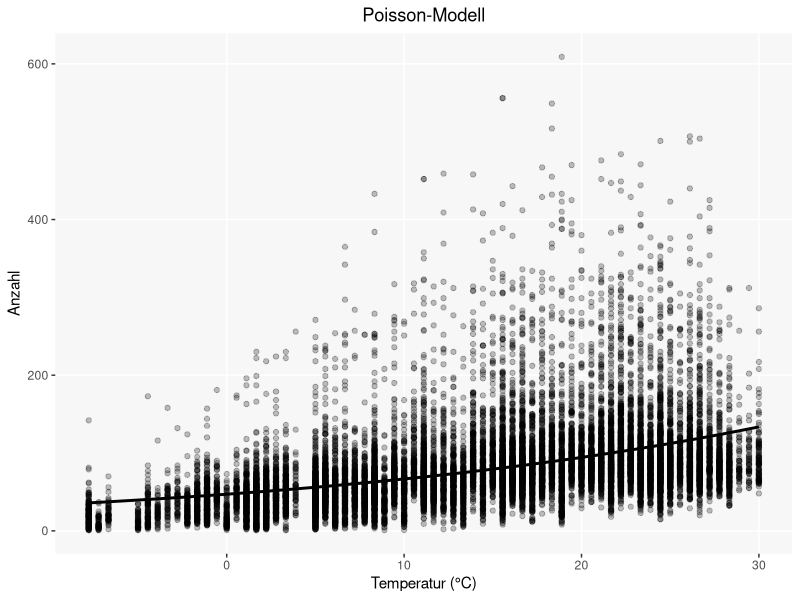
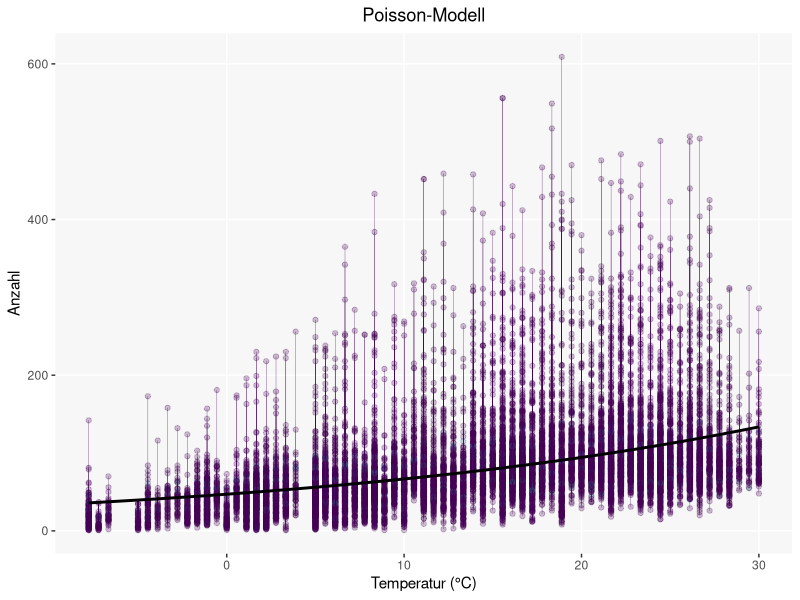

The R source for these figures, in order: (Note: this script raises an error after producing the figures.)
## Benötigte Pakete laden
# install.packages("lme4")
# install.packages("ggplot2")
# install.packages("dplyr")
# install.packages("scales")
library(lme4)
library(ggplot2)
library(dplyr)
library(scales)

## Daten importieren
data <- read.csv("./Bike_Sharing.csv") # Pfad anpassen
data$Station <- as.factor(data$Station) # Station faktorisieren
head(data)
dim(data)

## Farbpalette mit 5 Farben erstellen
stations <- c("31229", "31603", "31124", "31245", "31125")
pal <- viridis_pal()(5)
col <- rep(pal[1], nrow(data))
col[which(data$Station == stations[2])] <- pal[2]
col[which(data$Station == stations[3])] <- pal[3]
col[which(data$Station == stations[4])] <- pal[4]
col[which(data$Station == stations[5])] <- pal[5]

## Poisson-Modell (Folie 5)

# Modell schätzen
mod_1 <- glm(Anzahl ~ Temperatur, family = "poisson", data = data)

## Geschätztes Modell
ggplot(data = data) +
  geom_point(aes(x = Temperatur, y = Anzahl), alpha = 0.25, size = 1.5) +
  geom_line(aes(x = Temperatur, y = mod_1$fitted), size = 1) +
  xlab("Temperatur (°C)") + ylab("Anzahl") + ggtitle("Poisson-Modell") +
  theme(plot.title = element_text(hjust = 0.5), 
        panel.background = element_rect(fill = "gray97"), 
        panel.grid.major = element_line(colour = "white"), 
        panel.grid.minor = element_blank(), 
        panel.border = element_blank(), 
        legend.position = "none")

## Poisson-Modell mit Residuen (Folie 6)

## Modell mit Residuen
ggplot(data = data) +
  geom_point(aes(x = Temperatur, y = Anzahl), col = col, alpha = 0.25, size = 1.5) +
  geom_segment(aes(x = Temperatur, xend = Temperatur, y = mod_1$fitted, yend = Anzahl), color = col, size = 0.1) +
  geom_line(aes(x = Temperatur, y = mod_1$fitted), size = 1) +
  xlab("Temperatur (°C)") + ylab("Anzahl") + ggtitle("Poisson-Modell") + 
  theme(plot.title = element_text(hjust = 0.5), 
        panel.background = element_rect(fill = "gray97"), 
        panel.grid.major = element_line(colour = "white"), 
        panel.grid.minor = element_blank(), 
        panel.border = element_blank(), 
        legend.position = "none")

## Residuenverteilung (Folie 6):

## Residuen berechnen und als neue Spalte zu den Daten hinzufügen
residuals_mod_1 <- cbind(data, residuals = data$Anzahl - fitted(mod_1))

## Residuenverteilung
ggplot(residuals_mod_1) +
  geom_histogram(aes(x = residuals, y = ..density.., fill = Station), bins = 40, position = "identity") +
  geom_density(aes(x = residuals, y = after_stat(density), group = Station, color = Station), size = 1) +
  scale_fill_manual(values = alpha(pal[c(3, 5, 1, 4, 2)], 0.25)) +
  scale_color_manual(values = pal[c(3, 5, 1, 4, 2)]) +
  geom_vline(xintercept = 0, size = 1, linetype = "dashed") +
  xlab("Residuen") + ylab("Dichte") + ggtitle("Residuenverteilung") +
  theme(plot.title = element_text(hjust = 0.5), 
        panel.background = element_rect(fill = "gray97"), 
        panel.grid.major = element_line(colour = "white"), 
        panel.grid.minor = element_blank(), 
        panel.border = element_blank(), 
        legend.position = "none")

## Random Intercept-Modell (Folie 8)

## Modell schätzen
mod_2 <- glmer(Anzahl ~ scale(Temperatur) + (1 | Station), data = data, family = "poisson", control = glmerControl(optimizer = "Nelder_Mead"))

## Gefittete Werte berechnen
y_hat_1 = predict(mod_2, type = "response", newdata = data.frame(Temperatur = data$Temperatur, Station = stations[1]))
y_hat_2 = predict(mod_2, type = "response", newdata = data.frame(Temperatur = data$Temperatur, Station = stations[2]))
y_hat_3 = predict(mod_2, type = "response", newdata = data.frame(Temperatur = data$Temperatur, Station = stations[3]))
y_hat_4 = predict(mod_2, type = "response", newdata = data.frame(Temperatur = data$Temperatur, Station = stations[4]))
y_hat_5 = predict(mod_2, type = "response", newdata = data.frame(Temperatur = data$Temperatur, Station = stations[5]))

## Geschätztes Modell
ggplot(data = data) +
  geom_point(aes(x = Temperatur, y = Anzahl), col = col, alpha = 0.25, size = 1.5) +
  geom_line(aes(x = seq(min(Temperatur), max(Temperatur), length = 1821), y = exp(fixef(mod_2)[1] + fixef(mod_2)[2] * scale(seq(min(Temperatur), max(Temperatur), length = 1821)))), size = 1, linetype = "dashed") + 
  geom_line(aes(x = Temperatur, y = y_hat_1), col = pal[1], size = 1) +
  geom_line(aes(x = Temperatur, y = y_hat_2), col = pal[2], size = 1) +
  geom_line(aes(x = Temperatur, y = y_hat_3), col = pal[3], size = 1) +
  geom_line(aes(x = Temperatur, y = y_hat_4), col = pal[4], size = 1) +
  geom_line(aes(x = Temperatur, y = y_hat_5), col = pal[5], size = 1) +
  xlab("Temperatur (°C)") + ylab("Anzahl") + ggtitle("Random Intercept-Modell") +
  theme(plot.title = element_text(hjust = 0.5), 
        panel.background = element_rect(fill = "gray97"), 
        panel.grid.major = element_line(colour = "white"), 
        panel.grid.minor = element_blank(), 
        panel.border = element_blank(), 
        legend.position = "none")

## Modell mit Residuen (Folie 9)
ggplot(data = data) +
  geom_point(aes(x = Temperatur, y = Anzahl), col = col, alpha = 0.25, size = 1.5) + 
  geom_line(aes(x = Temperatur, y = predict_mod21), col = pal[1], size = 1) +
  geom_line(aes(x = Temperatur, y = predict_mod22), col = pal[2], size = 1) +
  geom_line(aes(x = Temperatur, y = predict_mod23), col = pal[3], size = 1) +
  geom_line(aes(x = Temperatur, y = predict_mod24), col = pal[4], size = 1) +
  geom_line(aes(x = Temperatur, y = predict_mod25), col = pal[5], size = 1) + 
  geom_segment(aes(x = Temperatur, xend = Temperatur, y = fitted(mod_2), yend = Anzahl), color = col, size = 0.1) +
  geom_line(aes(x = seq(min(Temperatur), max(Temperatur), length = 1821), y = exp(fixef(mod_2)[1] + fixef(mod_2)[2] * scale(seq(min(Temperatur), max(Temperatur), length = 1821)))), size = 1, linetype = "dashed") +
  xlab("Temperatur (°C)") + ylab("Anzahl") + ggtitle("Random Intercept-Modell") +
  theme(plot.title = element_text(hjust = 0.5), 
        panel.background = element_rect(fill = "gray97"), 
        panel.grid.major = element_line(colour = "white"), 
        panel.grid.minor = element_blank(), 
        panel.border = element_blank(), 
        legend.position = "none")

## Residuenverteilung (Folie 9)

## Residuen berechnen und als neue Spalte zu den Daten hinzufügen
residuals_mod_2 <- cbind(data, residuals = data$Anzahl - fitted(mod_2))

## Residuenverteilung
ggplot(residuals_mod_2) +
  geom_histogram(aes(x = residuals, y = ..density.., fill = Station), bins = 40, position = "identity") +
  geom_density(aes(x = residuals, y = after_stat(density), group = Station, color = Station), size = 1) +
  scale_fill_manual(values = alpha(pal[c(3, 5, 1, 4, 2)], 0.25)) +
  scale_color_manual(values = pal[c(3, 5, 1, 4, 2)]) +
  geom_vline(xintercept = 0, size = 1, linetype = "dashed") +
  xlab("Residuen") + ylab("Dichte") + ggtitle("Residuenverteilung") +
  theme(plot.title = element_text(hjust = 0.5), 
        panel.background = element_rect(fill = "gray97"), 
        panel.grid.major = element_line(colour = "white"), 
        panel.grid.minor = element_blank(), 
        panel.border = element_blank(), 
        legend.position = "none")

## Random Slope-Modell (Folie 11)

## Modell schätzen
mod_3 <- glmer(Anzahl ~ scale(Temperatur) + (scale(Temperatur) | Station), family = "poisson", control = glmerControl(optimizer = "Nelder_Mead"), data = data)

## Gefittete Werte berechnen
y_hat_1 = predict(mod_3, type = "response", newdata = data.frame(Temperatur = data$Temperatur, Station = stations[1]))
y_hat_2 = predict(mod_3, type = "response", newdata = data.frame(Temperatur = data$Temperatur, Station = stations[2]))
y_hat_3 = predict(mod_3, type = "response", newdata = data.frame(Temperatur = data$Temperatur, Station = stations[3]))
y_hat_4 = predict(mod_3, type = "response", newdata = data.frame(Temperatur = data$Temperatur, Station = stations[4]))
y_hat_5 = predict(mod_3, type = "response", newdata = data.frame(Temperatur = data$Temperatur, Station = stations[5]))

## Geschätztes Modell
ggplot(data = data) +
  geom_point(aes(x = Temperatur, y = Anzahl), col = col, alpha = 0.25, size = 1.5) + 
  geom_line(aes(x = Temperatur, y = y_hat_1), col = pal[1], size = 1) +
  geom_line(aes(x = Temperatur, y = y_hat_2), col = pal[2], size = 1) +
  geom_line(aes(x = Temperatur, y = y_hat_3), col = pal[3], size = 1) +
  geom_line(aes(x = Temperatur, y = y_hat_4), col = pal[4], size = 1) +
  geom_line(aes(x = Temperatur, y = y_hat_5), col = pal[5], size = 1) +
  geom_line(aes(x = seq(min(Temperatur), max(Temperatur), length = 1821), y = exp(fixef(mod_3)[1] + fixef(mod_3)[2] * scale(seq(min(Temperatur), max(Temperatur), length = 1821)))), size = 1, linetype = "dashed") +
  xlab("Temperatur (°C)") + ylab("Anzahl") + ggtitle("Random Slope-Modell") +
  theme(plot.title = element_text(hjust = 0.5), 
        panel.background = element_rect(fill = "gray97"), 
        panel.grid.major = element_line(colour = "white"), 
        panel.grid.minor = element_blank(), 
        panel.border = element_blank(), 
        legend.position = "none")

## Modell mit Residuen (Folie 12)
plot_4b <- ggplot(data = data) +
  geom_point(aes(x = Temperatur, y = Anzahl), col = col, alpha = 0.25, size = 1.5) + 
  geom_line(aes(x = Temperatur, y = predict_mod31), col = pal[1], size = 1) +
  geom_line(aes(x = Temperatur, y = predict_mod32), col = pal[2], size = 1) +
  geom_line(aes(x = Temperatur, y = predict_mod33), col = pal[3], size = 1) +
  geom_line(aes(x = Temperatur, y = predict_mod34), col = pal[4], size = 1) +
  geom_line(aes(x = Temperatur, y = predict_mod35), col = pal[5], size = 1) + 
  geom_segment(aes(x = Temperatur, xend = Temperatur, y = fitted(mod_3), yend = Anzahl), color = col, size = 0.1) +
  geom_line(aes(x = seq(min(Temperatur), max(Temperatur), length = 1821), y = exp(fixef(mod_3)[1] + fixef(mod_3)[2] * scale(seq(min(Temperatur), max(Temperatur), length = 1821)))), size = 1, linetype = "dashed") +
  xlab("Temperatur (°C)") + ylab("Anzahl") + ggtitle("Random Slope-Modell") +
  theme(plot.title = element_text(hjust = 0.5), 
        panel.background = element_rect(fill = "gray97"), 
        panel.grid.major = element_line(colour = "white"), 
        panel.grid.minor = element_blank(), 
        panel.border = element_blank(), 
        legend.position = "none")

## Residuenverteilung (Folie 12)

## Residuen berechnen und als neue Spalte zu den Daten hinzufügen
residuals_mod_3 <- cbind(data, residuals = data$Anzahl - fitted(mod_3))

## Residuenverteilung
ggplot(residuals_mod_3) +
  geom_histogram(aes(x = residuals, y = ..density.., fill = Station), bins = 40, position = "identity") +
  geom_density(aes(x = residuals, y = after_stat(density), group = Station, color = Station), size = 1) +
  scale_fill_manual(values = alpha(pal[c(3, 5, 1, 4, 2)], 0.25)) +
  scale_color_manual(values = pal[c(3, 5, 1, 4, 2)]) +
  geom_vline(xintercept = 0, size = 1, linetype = "dashed") +
  xlab("Residuen") + ylab("Dichte") + ggtitle("Residuenverteilung") +
  theme(plot.title = element_text(hjust = 0.5), 
        panel.background = element_rect(fill = "gray97"), 
        panel.grid.major = element_line(colour = "white"), 
        panel.grid.minor = element_blank(), 
        panel.border = element_blank(), 
        legend.position = "none")
